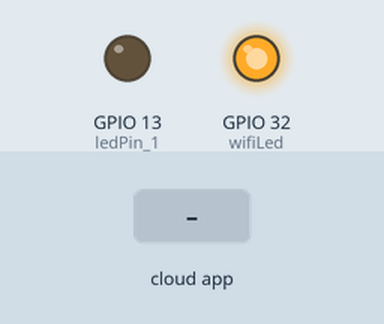
The sketch below on a simulated ESP32. Parts: output pins drawn as LEDs (lit = HIGH). The inputs (shaded band) are chosen by the test bench. WiFi joins after 1.5 s; servers stay silent unless stated; what the sketch prints to the serial monitor is not drawn.

Above: at 2.7 s.
2.8 s: the phone or cloud app sets Studio.lights to 64
At 3.1 s:
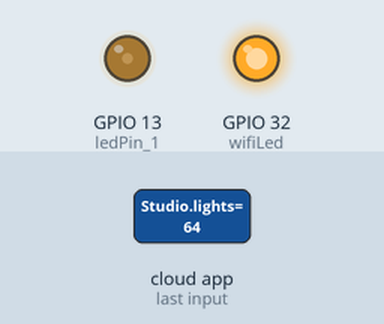
4.3 s: the phone or cloud app sets Studio.lights to 128
At 5.5 s:
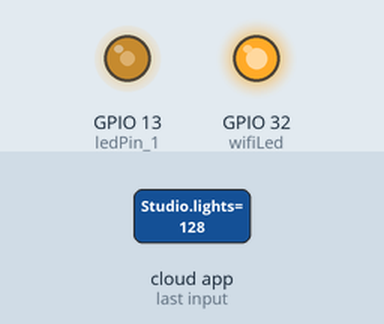
5.8 s: the phone or cloud app sets Studio.lights to 255
At 6.6 s:
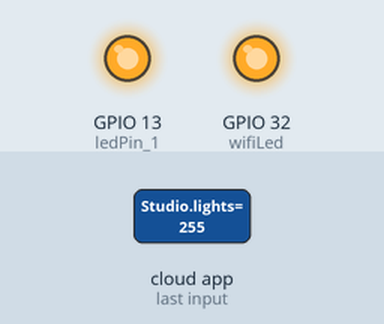
Timing chart, 0 to 8.8 s (numbered marks = the images above; inputs shaded):
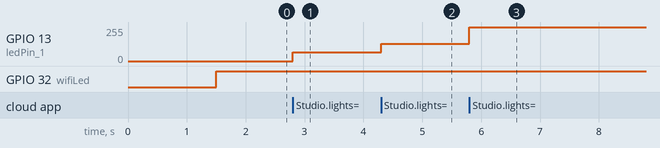

The sketch:

Dimer_Alexa.ino
```cpp
#ifdef ARDUINO_ARCH_ESP32
#include <WiFi.h>
#else
#include <ESP8266WiFi.h>
#endif
#include <Espalexa.h>

// prototypes
boolean connectWifi();

//callback functions
//void firstLightChanged(uint8_t brightness);
void firstLightChanged(EspalexaDevice* dev);

// define the GPIO connected with Relays
const int ledPin_1 = 13; // the PWM pin the LED is attached to
const int potPin   = 34; // Potentiometer Pin
const int wifiLed  = 32; // Wifi indicator LED Pin

// WiFi Credentials
const char* ssid = "Wifi Name";
const char* password = "Wifi Password";

// device names
String Device_1_Name = "Studio lights";

// setting PWM properties
const int freq = 2000;
const int ledChannel_0 = 0;
const int resolution = 8;

uint8_t brightness;
int potValue = 0;

boolean wifiConnected = false;

Espalexa espalexa;

// connect to wifi – returns true if successful or false if not
boolean connectWifi()
{
  boolean state = true;
  int i = 0;

  WiFi.mode(WIFI_STA);
  WiFi.begin(ssid, password);
  Serial.println("");
  Serial.println("Connecting to WiFi");
  // Wait for connection
  Serial.print("Connecting...");
  while (WiFi.status() != WL_CONNECTED) {
    delay(500);
    Serial.print(".");
    if (i > 20) {
      state = false; break;
    }
    i++;
  }
  Serial.println("");
  if (state) {
    Serial.print("Connected to ");
    Serial.println(ssid);
    Serial.print("IP address: ");
    Serial.println(WiFi.localIP());
  }
  else {
    Serial.println("Connection failed.");
  }
  return state;
}

void addDevices(){
  // Define your devices here.
  espalexa.addDevice(Device_1_Name, firstLightChanged, EspalexaDeviceType::dimmable, 127); //Dimmable device, optional 4th parameter is beginning state (here fully on)
  espalexa.begin();
}

//our callback functions
void firstLightChanged(EspalexaDevice* d) {
  if (d == nullptr) return;

  brightness = d->getValue();
  Serial.print(brightness);

  ledcWrite(ledChannel_0, brightness);
  delay(15);
}

void setup()
{
  Serial.begin(115200);
  pinMode(potPin, INPUT);
  pinMode(wifiLed, OUTPUT);

  // configure LED PWM functionalitites
  ledcSetup(ledChannel_0, freq, resolution);

  // attach the channel to the GPIO to be controlled
  ledcAttachPin(ledPin_1, ledChannel_0);

  // Initialise wifi connection
  wifiConnected = connectWifi();

  if (wifiConnected)
  {
    addDevices();
  }
  else
  {
    Serial.println("Cannot connect to WiFi. So in Manual Mode");
    delay(1000);
  }
}

void loop()
{
  if (WiFi.status() != WL_CONNECTED)
  {
    Serial.print("WiFi Not Connected ");
    Serial.println(wifiConnected);
    digitalWrite(wifiLed, LOW);

    potValue  = analogRead(potPin);
    brightness = map(potValue, 0, 4095, 0, 255);

    ledcWrite(ledChannel_0, brightness);
    delay(15);

    Serial.print(potValue);
    Serial.print("  ");
    Serial.println(brightness);
  }
  else
  {
    Serial.print("WiFi Connected  ");
    Serial.println(wifiConnected);
    digitalWrite(wifiLed, HIGH);
    if (wifiConnected){
      espalexa.loop();
      delay(1);
    }
    else {
      wifiConnected = connectWifi(); // Initialise wifi connection
      if(wifiConnected){
      addDevices();
      }
    }
  }
}
```

Measured:
- after the input at 2.8 s, GPIO 13 (ledPin_1): 0/255 → 64/255 at once
- after the input at 4.3 s, GPIO 13 (ledPin_1): 64/255 → 128/255 at once
- after the input at 5.8 s, GPIO 13 (ledPin_1): 128/255 → 255/255 at once
